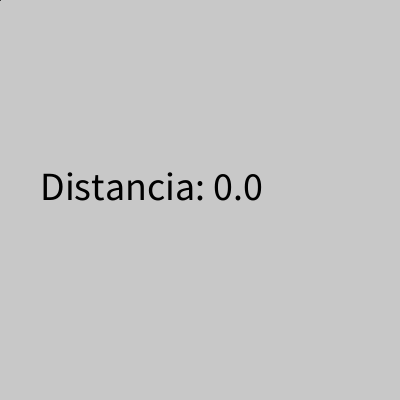
Frame 1 (no input)
Frame 60 (the mouse pressed at the canvas centre just before this capture): identical to frame 1, image omitted
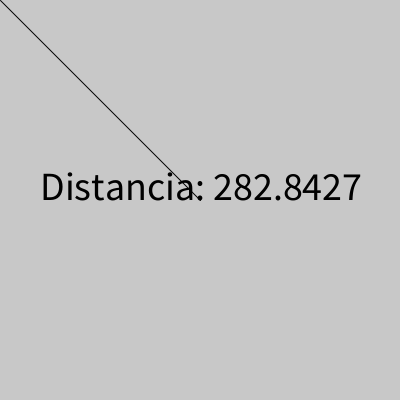
Frame 120 (the mouse held since frame 60 and released just before this capture)

The Processing sketch that drew these frames (run headless with seeded random() and noise(); from frame 60 on, the mouse is pressed at the canvas centre):

// Processing sketch: dist_mouse
// ── dist_mouse.pde
float distancia;

void setup(){
  size(400,400);
  textSize(40);
}

void draw(){
  background(200);
  distancia = dist(0,0,mouseX,mouseY);
  line(0,0,mouseX,mouseY);
  fill(0);
  text("Distancia: " + distancia, 40, 200);
}
